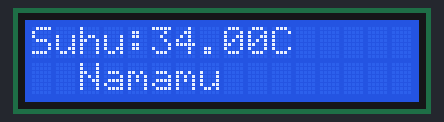
The sketch below on a simulated Arduino Uno, built with avr-gcc and run on an emulated ATmega328P. Parts: 16×2 character LCD. Random numbers use the default seed unless the sketch sets one.

Above: at 0.1 s.
At 8.3 s:
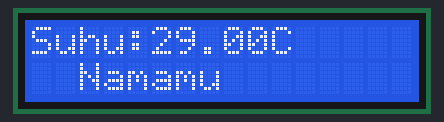
At 12.4 s:
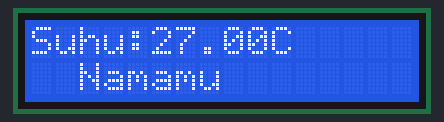
At 18.5 s:
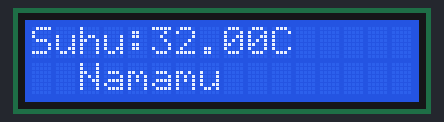
At 28.7 s:
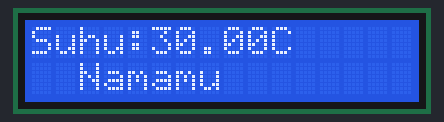
At 37.9 s:
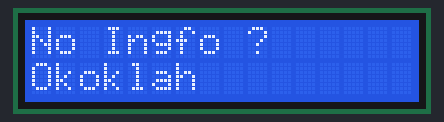

Measured:
- what the display in image 1 shows lasts 1.0 s, from 8.3 s to 9.3 s

The sketch:

LCD.ino
```cpp
//Download Library LiquidCrystal_I2C
#include <LiquidCrystal_I2C.h>
//Inisialisasi pembuatan variable
LiquidCrystal_I2C lcd(0x27, 16, 2);
void setup() {
 //Menentukan Fungsionalitas dari PIN pada Microcontroller
 Serial.begin(115200); //baudrate yang digunakan untuk komunikasi microcontroller dengan komputer
 lcd.begin();
}

void loop() {
 //Program yang akan dijalankan berulang-ulang
 float suhu=random(27.1,35.10);
 lcd.clear(); //Untuk Menghapus karakter pada LCD
 lcd.setCursor(0,0); lcd.print("Suhu:");
 lcd.setCursor(5,0); lcd.print(suhu);
 lcd.setCursor(10,0); lcd.print("C");
 lcd.setCursor(2,1); lcd.print("Namamu");
 delay(1000); //Jeda waktu perulagan seama 1000 mili detik

 lcd.clear(); //Untuk Menghapus karakter pada LCD
 lcd.setCursor(0,0); lcd.print("No Ingfo ?");
 lcd.setCursor(0,1); lcd.print("Okoklah");
 delay(1000); //Jeda waktu perulagan seama 1000 mili detik
}
```
